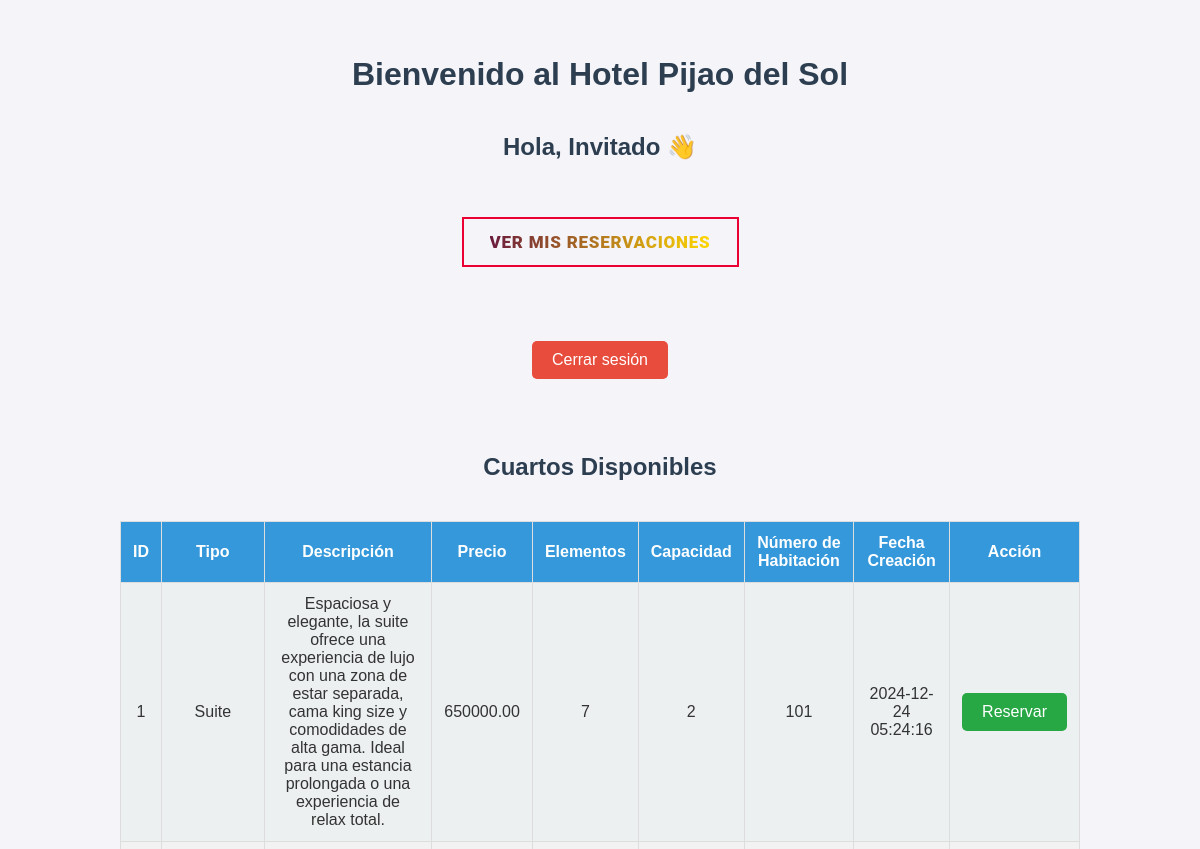
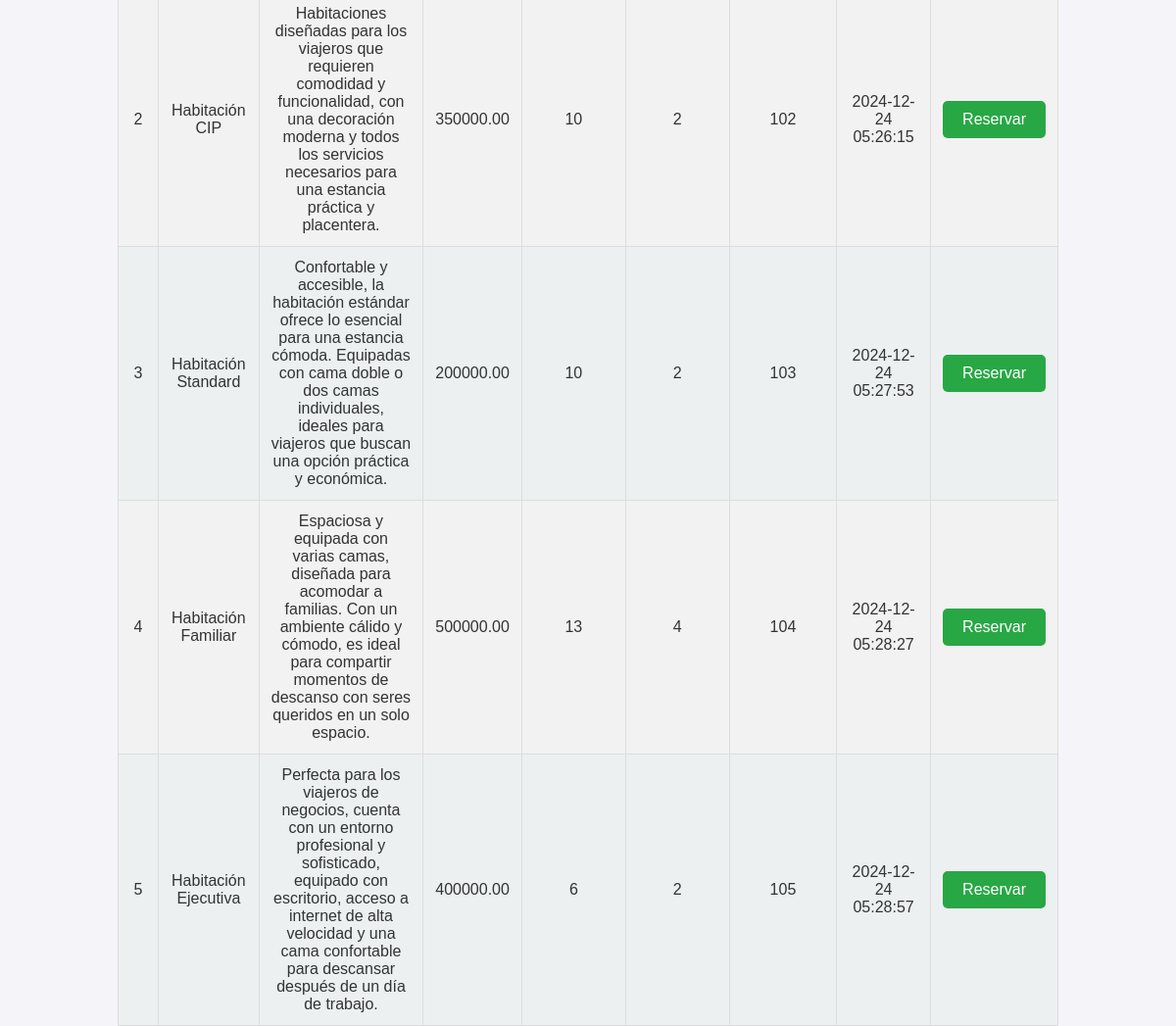
The app's page /loginCliente/reservacion.php with its own data (2 pictures, top to bottom).
### tables this page shows
CREATE TABLE `cuartos` (
  `id` int(11) NOT NULL,
  `tipo_habitacion` varchar(255) NOT NULL,
  `descripcion` text NOT NULL,
  `precio` decimal(10,2) NOT NULL,
  `numero_elementos` int(11) NOT NULL,
  `capacidad` int(11) NOT NULL,
  `numero_habitacion` int(11) NOT NULL,
  `fecha_creacion` timestamp NOT NULL DEFAULT current_timestamp()
);

### loginCliente/reservacion.php (the view, shortened to what this page needs)
<?php
$nombreUsuario = isset($_SESSION['nombre_usuario']) ? $_SESSION['nombre_usuario'] : "Invitado";
$idUsuario = isset($_SESSION['id_usuario']) ? $_SESSION['id_usuario'] : null;
$servername = "localhost";
$username = "root";
$password = "";
$dbname = "hotel_pijao_del_sol";
$conn = new mysqli($servername, $username, $password, $dbname);
$sql = "SELECT * FROM cuartos";
$result = $conn->query($sql);
?>
<!DOCTYPE html>
<html lang="es">
<head>
</head>
<body>
    <br>
    <br>
    <h1>Bienvenido al Hotel Pijao del Sol</h1>
    <h2>Hola, <?php echo htmlspecialchars($nombreUsuario); ?> 👋</h2>
    <br>
    <br>
    <a href="mis_reservaciones.php" class="btn">
        <svg width="100%" height="100%">
            <rect x="0" y="0" fill="none" width="100%" height="100%"></rect>
        </svg>
        <span>Ver Mis Reservaciones</span>
    </a>
    <br>
    <br>
    <br>
    <button class="logout-btn" onclick="window.location.href='logout.php'">Cerrar sesión</button>
    <br>
    <br>
    <br>
    <h2>Cuartos Disponibles</h2>
    <table>
        <thead>
            <tr>
                <th>ID</th>
                <th>Tipo</th>
                <th>Descripción</th>
                <th>Precio</th>
                <th>Elementos</th>
                <th>Capacidad</th>
                <th>Número de Habitación</th>
                <th>Fecha Creación</th>
                <th>Acción</th>
            </tr>
        </thead>
        <tbody>
            <?php
            if ($result->num_rows > 0) {
                while ($row = $result->fetch_assoc()) {
                    echo "<tr>
                        <td>{$row['id']}</td>
                        <td>{$row['tipo_habitacion']}</td>
                        <td>{$row['descripcion']}</td>
                        <td>{$row['precio']}</td>
                        <td>{$row['numero_elementos']}</td>
                        <td>{$row['capacidad']}</td>
                        <td>{$row['numero_habitacion']}</td>
                        <td>{$row['fecha_creacion']}</td>
                        <td><button onclick='window.location.href=\"reservar.php?id={$row['id']}&usuario_id={$idUsuario}\"'>Reservar</button></td>
                    </tr>";
                }
            } else {
                echo "<tr><td colspan='9'>No hay cuartos disponibles actualmente.</td></tr>";
            }
            ?>
        </tbody>
    </table>
</body>
</html>

### loginCliente/reservacion.php (style rules this page uses)
body { font-family: 'Arial', sans-serif; margin: 0; padding: 0; background: #f4f4f9; color: #333; display: flex; flex-direction: column; align-items: center; justify-content: center; min-height: 100vh; box-sizing: border-box; opacity: 0; animation: fadeIn 1s forwards; }
h1, h2 { margin: 20px 0; text-align: center; color: #2c3e50; }
table { width: 80%; margin-top: 20px; border-collapse: collapse; }
table, th, td { border: 1px solid #ddd; }
th, td { padding: 12px; text-align: center; }
th { background-color: #3498db; color: white; }
td { background-color: #ecf0f1; }
tr:nth-child(even) td { background-color: #f2f2f2; }
button, .logout-btn { padding: 10px 20px; font-size: 16px; border-radius: 5px; border: none; cursor: pointer; transition: background-color 0.3s ease; }
button { background-color: #28a745; color: white; }
.logout-btn { margin-top: 20px; background-color: #e74c3c; color: white; }
.btn { position: relative; display: inline-block; width: 277px; height: 50px; line-height: 50px; text-align: center; text-transform: uppercase; background-color: transparent; cursor: pointer; text-decoration: none; font-family: 'Roboto', sans-serif; font-weight: 900; font-size: 17px; letter-spacing: 0.045em; }
.btn svg { position: absolute; top: 0; left: 0; }
.btn span { background: linear-gradient(to right, #6A1B3D 0%, #FFD700 100%); -webkit-background-clip: text; -webkit-text-fill-color: transparent; }

### records on screen
cuartos: id "1", tipo_habitacion "Suite", descripcion "Espaciosa y elegante, la suite ofrece una experiencia de lujo con una zona de estar separada, cama king size y comodidades de alta gama. Ideal para una estancia prolongada o una experiencia de relax total.", precio "650000.00", numero_elementos "7", capacidad "2", numero_habitacion "101", fecha_creacion "2024-12-24 05:24:16"
cuartos: id "2", tipo_habitacion "Habitación CIP", descripcion "Habitaciones diseñadas para los viajeros que requieren comodidad y funcionalidad, con una decoración moderna y todos los servicios necesarios para una estancia práctica y placentera.", precio "350000.00", numero_elementos "10", capacidad "2", numero_habitacion "102", fecha_creacion "2024-12-24 05:26:15"
cuartos: id "3", tipo_habitacion "Habitación Standard", descripcion "Confortable y accesible, la habitación estándar ofrece lo esencial para una estancia cómoda. Equipadas con cama doble o dos camas individuales, ideales para viajeros que buscan una opción práctica y económica.", precio "200000.00", numero_elementos "10", capacidad "2", numero_habitacion "103", fecha_creacion "2024-12-24 05:27:53"
cuartos: id "4", tipo_habitacion "Habitación Familiar", descripcion "Espaciosa y equipada con varias camas, diseñada para acomodar a familias. Con un ambiente cálido y cómodo, es ideal para compartir momentos de descanso con seres queridos en un solo espacio.", precio "500000.00", numero_elementos "13", capacidad "4", numero_habitacion "104", fecha_creacion "2024-12-24 05:28:27"
cuartos: id "5", tipo_habitacion "Habitación Ejecutiva", descripcion "Perfecta para los viajeros de negocios, cuenta con un entorno profesional y sofisticado, equipado con escritorio, acceso a internet de alta velocidad y una cama confortable para descansar después de un día de trabajo.", precio "400000.00", numero_elementos "6", capacidad "2", numero_habitacion "105", fecha_creacion "2024-12-24 05:28:57"

### other values on screen
$nombreUsuario "Invitado"
